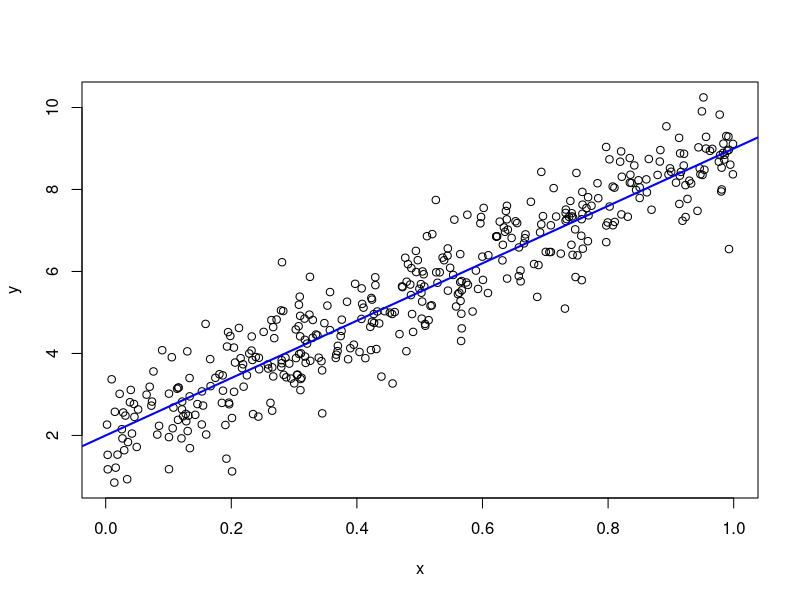

Recreate this plot in R.
# Steorts, R., 2015-08-16, Homework 1
a <- 2
b <- 7
sigSq <- 0.5
n <- 400
set.seed(1234)
x <- runif(n)
y <- a + b * x + rnorm(n, sd = sqrt(sigSq))
(avgX <- mean(x))
plot(x, y)
abline(a, b, col = "blue", lwd = 2)
